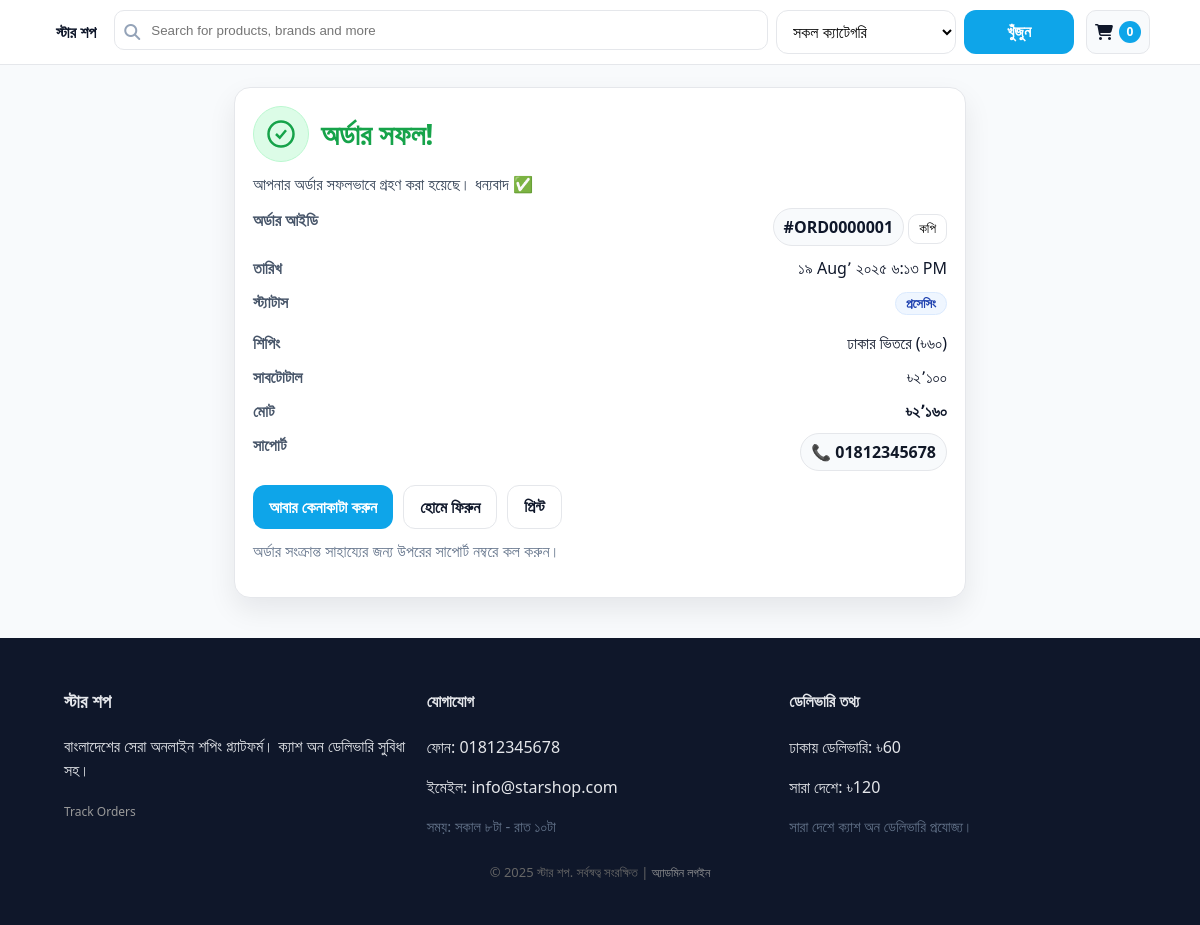
Page /success.php?id=1 on the committed database.
### tables this page shows
CREATE TABLE IF NOT EXISTS `settings` (
  `key` varchar(100) NOT NULL,
  `value` text DEFAULT NULL,
  PRIMARY KEY (`key`)
);

CREATE TABLE IF NOT EXISTS `orders` (
  `id` int(11) NOT NULL AUTO_INCREMENT,
  `order_code` varchar(20) DEFAULT NULL,
  `customer_name` varchar(255) NOT NULL,
  `mobile` varchar(30) NOT NULL,
  `address` text NOT NULL,
  `shipping_area` enum('dhaka','nationwide') NOT NULL DEFAULT 'dhaka',
  `shipping_fee` decimal(10,2) NOT NULL DEFAULT 0.00,
  `subtotal` decimal(10,2) NOT NULL DEFAULT 0.00,
  `total` decimal(10,2) NOT NULL DEFAULT 0.00,
  `payment_method` enum('COD') NOT NULL DEFAULT 'COD',
  `note` text DEFAULT NULL,
  `status` enum('pending','processing','shipped','delivered','cancelled') NOT NULL DEFAULT 'pending',
  `created_at` timestamp NOT NULL DEFAULT current_timestamp(),
  PRIMARY KEY (`id`),
  UNIQUE KEY `order_code` (`order_code`)
);

### config.php (called while the page is built, shortened)
<?php
function h($s){ return htmlspecialchars($s ?? '', ENT_QUOTES, 'UTF-8'); }
function money_bd($n){ return '৳'.number_format((float)$n, 0); }
?>

### success.php (the view, shortened to what this page needs)
<?php
require_once __DIR__.'/config.php';
$pdo = get_pdo();
$id  = (int)($_GET['id'] ?? 0);
$stm = $pdo->prepare("SELECT * FROM orders WHERE id=?");
$stm->execute([$id]);
$o = $stm->fetch();
$store_phone = (string)($pdo->query("SELECT value FROM settings WHERE `key`='store_phone'")->fetch()['value'] ?? '');
$ship_dhaka  = (float)($pdo->query("SELECT value FROM settings WHERE `key`='delivery_dhaka'")->fetch()['value'] ?? 60);
$ship_nat    = (float)($pdo->query("SELECT value FROM settings WHERE `key`='delivery_nationwide'")->fetch()['value'] ?? 120);
function bn_digits($s){
  return strtr((string)$s, ['0'=>'০','1'=>'১','2'=>'২','3'=>'৩','4'=>'৪','5'=>'৫','6'=>'৬','7'=>'৭','8'=>'৮','9'=>'৯', ','=>'٬']);
}
function bn_money($n){
  $n = round((float)$n);
  $s = number_format($n, 0, '.', ',');
  return '৳' . bn_digits($s);
}
function dateBD($ts){
  return bn_digits(date('d M, Y g:i A', is_numeric($ts)? (int)$ts : strtotime($ts)));
}
function status_view($raw){
  $s = strtolower(trim((string)$raw));
  $map = [
    'pending'    => ['পেন্ডিং','badge gray'],
    'processing' => ['প্রসেসিং','badge blue'],
    'packed'     => ['প্যাকড','badge blue'],
    'shipped'    => ['শিপড','badge indigo'],
    'delivered'  => ['ডেলিভারড','badge green'],
    'cancelled'  => ['ক্যানসেল্ড','badge red'],
    'canceled'   => ['ক্যানসেল্ড','badge red'],
    'returned'   => ['রিটার্নড','badge orange'],
  ];
  return $map[$s] ?? [($raw ?: 'অজানা'), 'badge gray'];
}
$ship_area_raw = strtolower(trim($o['shipping_area'] ?? $o['shipping_area_code'] ?? ''));
$ship_fee_raw  = $o['shipping_fee'] ?? $o['delivery_fee'] ?? $o['delivery_charge'] ?? null;
if ($ship_fee_raw === null || $ship_fee_raw === '') {
  if (in_array($ship_area_raw, ['nationwide','outside_dhaka','outside-dhaka'])) {
    $ship_fee = $ship_nat;
  } else {
    $ship_fee = $ship_dhaka;
    $ship_area_raw = $ship_area_raw ?: 'dhaka';
  }
} else {
  $ship_fee = (float)$ship_fee_raw;
}
$ship_area_label = (in_array($ship_area_raw, ['nationwide','outside_dhaka','outside-dhaka'])) ? 'সারা দেশে' : 'ঢাকার ভিতরে';
$grand_total = (float)($o['grand_total'] ?? $o['total'] ?? $o['payable'] ?? $o['amount'] ?? 0);
$subtotal    = $o['subtotal'] ?? $o['sub_total'] ?? $o['items_total'] ?? $o['total_without_shipping'] ?? null;
$subtotal = (float)$subtotal;
[$status_text, $status_class] = status_view($o['status'] ?? '');
include __DIR__.'/partials_header.php';
?>
<div id="od">
  <?php if(!$o): ?>
    <div class="card">
      <div class="head">
        <div class="tick">
          <svg viewBox="0 0 24 24" fill="none"><path d="M12 22c5.523 0 10-4.477 10-10S17.523 2 12 2 2 6.477 2 12s4.477 10 10 10Z" stroke="#16a34a" stroke-width="1.4"/></svg>
        </div>
        <h2>অর্ডার পাওয়া যায়নি</h2>
      </div>
      <p class="lead">লিংকটি সঠিক নয় বা অর্ডারটি নেই।</p>
      <div class="btnbar">
        <a class="btn primary" href="index.php">শপিং করুন</a>
        <a class="btn secondary" href="index.php">হোমে ফিরুন</a>
      </div>
    </div>
  <?php else: ?>
    <div class="card">
      <div class="head">
        <div class="tick">
          <svg viewBox="0 0 24 24" fill="none" stroke="currentColor" stroke-width="2">
            <circle cx="12" cy="12" r="10"></circle>
            <path d="M8 12l3 3 5-6"></path>
          </svg>
        </div>
        <h2>অর্ডার সফল!</h2>
      </div>
      <p class="lead">আপনার অর্ডার সফলভাবে গ্রহণ করা হয়েছে। ধন্যবাদ ✅</p>
      <div class="rows">
        <div class="row">
          <div class="lbl">অর্ডার আইডি</div>
          <div>
            <span class="chip" id="orderCode" data-code="<?php echo h($o['order_code']); ?>">
              #<?php echo h($o['order_code']); ?>
            </span>
            <button class="copy" id="btnCopy" type="button">কপি</button>
          </div>
        </div>
        <?php if(!empty($o['created_at'])): ?>
        <div class="row">
          <div class="lbl">তারিখ</div>
          <div><?php echo dateBD($o['created_at']); ?></div>
        </div>
        <?php endif; ?>
        <div class="row">
          <div class="lbl">স্ট্যাটাস</div>
          <div><span class="<?php echo $status_class; ?>"><?php echo $status_text; ?></span></div>
        </div>
        <div class="row">
          <div class="lbl">শিপিং</div>
          <div>
            <?php if ($ship_fee <= 0): ?>
              <span class="chip free">Free Shipping</span>
            <?php else: ?>
              <?php echo $ship_area_label; ?> (<?php echo bn_money($ship_fee); ?>)
            <?php endif; ?>
          </div>
        </div>
        <div class="row">
          <div class="lbl">সাবটোটাল</div>
          <div><?php echo bn_money($subtotal); ?></div>
        </div>
        <div class="row">
          <div class="lbl">মোট</div>
          <div><strong><?php echo bn_money($grand_total); ?></strong></div>
        </div>
        <?php if ($store_phone): ?>
        <div class="row">
          <div class="lbl">সাপোর্ট</div>
          <div><a href="tel:<?php echo h($store_phone); ?>" class="chip">📞 <?php echo h($store_phone); ?></a></div>
        </div>
        <?php endif; ?>
      </div>
      <div class="btnbar">
        <a class="btn primary" href="index.php">আবার কেনাকাটা করুন</a>
        <a class="btn secondary" href="index.php">হোমে ফিরুন</a>
        <button class="btn secondary" type="button" onclick="window.print()">প্রিন্ট</button>
      </div>
      <p class="help">অর্ডার সংক্রান্ত সাহায্যের জন্য উপরের সাপোর্ট নম্বরে কল করুন।</p>
    </div>
  <?php endif; ?>
</div>
<?php include __DIR__.'/partials_footer.php'; ?>

### partials_header.php (shortened to what this page needs)
<?php require_once __DIR__.'/config.php'; ?>
<!doctype html>
<html lang="bn">
<head>
  <link rel="stylesheet" href="https://cdnjs.cloudflare.com/ajax/libs/font-awesome/6.5.0/css/all.min.css">
  <link rel="stylesheet" href="<?php echo BASE_URL; ?>/assets/style.css">
</head>
<body>
<?php
  $pdo      = get_pdo();
  $app_name = $pdo->query("SELECT value FROM settings WHERE `key`='store_name'")->fetch()['value'] ?? 'ABC';
  $qParam   = trim($_GET['q']   ?? '');
  $catParam = $_GET['cat'] ?? '';
  $isAll    = ($catParam === '' || $catParam === null || (string)$catParam === '0');
?>
<header class="header">
  <div class="bar container">
    <div class="brand">
      <a href="<?php echo BASE_URL; ?>/index.php"><?php echo $app_name; ?></a>
    </div>
    <form class="search" id="searchForm" method="get" action="<?php echo BASE_URL; ?>/index.php" autocomplete="off">
      <div class="search-row">
        <div class="search-input">
          <i class="fa-solid fa-magnifying-glass"></i>
          <input id="searchInput" name="q" value="<?php echo h($qParam); ?>" placeholder="Search for products, brands and more">
        </div>
        <select name="cat" id="catFilter">
          <option value="" <?php echo $isAll ? 'selected' : ''; ?>>সকল ক্যাটেগরি</option>
        </select>
        <button class="btn" id="searchSubmit" type="submit">খুঁজুন</button>
      </div>
    </form>
    <div class="nav">
      <a class="btn secondary cart-btn" href="<?php echo BASE_URL; ?>/cart.php" aria-label="কার্ট">
        <i class="fa-solid fa-cart-shopping"></i>
        <span class="count" id="cartCount">0</span>
      </a>
    </div>
  </div>
</header>
<main>
  <div class="container">

### partials_footer.php
<?php
$pdo = get_pdo();
$store = [
 'name' => $pdo->query("SELECT value FROM settings WHERE `key`='store_name'")->fetch()['value'] ?? 'ABC',
 'phone' => $pdo->query("SELECT value FROM settings WHERE `key`='store_phone'")->fetch()['value'] ?? '',
 'about' => $pdo->query("SELECT value FROM settings WHERE `key`='store_about'")->fetch()['value'] ?? '',
 'delivery_dhaka' => $pdo->query("SELECT value FROM settings WHERE `key`='delivery_dhaka'")->fetch()['value'] ?? '60',
 'delivery_nationwide' => $pdo->query("SELECT value FROM settings WHERE `key`='delivery_nationwide'")->fetch()['value'] ?? '120',
 'cod_note' => $pdo->query("SELECT value FROM settings WHERE `key`='cod_note'")->fetch()['value'] ?? '',
];
?>
  </div>
</main>
<footer class="footer">
  <div class="container">
    <div class="cols">
      <div>
        <h3><?php echo h($store['name']); ?></h3>
        <p><?php echo h($store['about']); ?></p>
		<a href="<?php echo BASE_URL; ?>/track_orders.php"
         style="font-size:12px;color:#999;text-decoration:none;">
         Track Orders
		</a>
      </div>
      <div>
        <h4>যোগাযোগ</h4>
        <p>ফোন: <?php echo h($store['phone']); ?></p>
        <p>ইমেইল: <?php echo h($pdo->query("SELECT value FROM settings WHERE `key`='store_email'")->fetch()['value'] ?? ''); ?></p>
        <p class="small">সময়: সকাল ৮টা - রাত ১০টা</p>
      </div>
      <div>
        <h4>ডেলিভারি তথ্য</h4>
        <p>ঢাকায় ডেলিভারি: <?php echo money_bd($store['delivery_dhaka']); ?></p>
        <p>সারা দেশে: <?php echo money_bd($store['delivery_nationwide']); ?></p>
        <p class="small"><?php echo h($store['cod_note']); ?></p>
      </div>
    </div>
  <div class="container" style="text-align:center;padding:12px 0;color:#666;font-size:13px">
    <p style="margin:0; font-size:13px; color:#666;">
      &copy; <?php echo date('Y'); ?> <?php echo h($store['name']); ?>. সর্বস্বত্ব সংরক্ষিত |
      <a href="<?php echo BASE_URL; ?>/admin/login.php"
         style="font-size:12px;color:#999;text-decoration:none;">
         অ্যাডমিন লগইন
      </a>
    </p>
  </div>
  </div>
</footer>
</body>
</html>

### assets/style.css (style rules this page uses)
* { box-sizing: border-box; }
a { text-decoration: none; color: #111827; }
.header .bar { display: flex; align-items: center; gap: 14px; padding: 12px 20px; }
.brand { font-weight: 800; }
.search { flex: 1; }
input,select,textarea { width: 100%; padding: 10px 12px; border: 1px solid #e5e7eb; border-radius: 10px; background: #fff; }
.footer { padding: 30px 0; background: #0f172a; color: #e5e7eb; margin-top: 40px; }
.footer .cols { display: grid; grid-template-columns: repeat(3,1fr); gap: 16px; }
.nav { display: flex; gap: 10px; align-items: center; }
:root { --ctl-h: 44px; }
body { margin: 0; font-family: ui-sans-serif,system-ui,-apple-system,Segoe UI,Roboto; background: #f8fafc; color: #0f172a; line-height: 1.5; }
input[type="text"],input[type="search"],select,button.btn { height: var(--ctl-h); padding: 0 12px; font-size: 16px; border-radius: 12px; }
.header { position: sticky; top: 0; z-index: 50; background: rgba(255,255,255,.85); backdrop-filter: saturate(180%) blur(10px); border-bottom: 1px solid #e5e7eb; }
@media (min-width: 640px) { .search > div > select,.search > div > button.btn { width: auto; } }
@media (min-width: 640px) { .container { padding: 0 20px; } }
button.btn { background: #0ea5e9; color: #fff; border: none; font-weight: 600; cursor: pointer; transition: background .2s ease, box-shadow .2s ease; }
h2 { margin: 6px 0 8px; font-size: clamp(1.1rem, 1.5vw + .8rem, 1.6rem); line-height: 1.25; }
.small { color: #64748b; font-size: .92rem; }
.badge { margin-bottom: 6px; display: inline-block; padding: 4px 8px; border-radius: 999px; font-size: .82rem; line-height: 1; background: #eef2ff; color: #3730a3; border: 1px solid #e6e8ff; }
.btn { border: 1px solid #111827; background: #111827; color: #fff; display: inline-flex; align-items: center; justify-content: center; gap: 8px; min-height: 44px; padding: 0 16px; border-radius: 14px; font-weight: 600; text-decoration: none; cursor: pointer; transition: background .2s ease, box-shadow .2s ease, transform .02s ease; }
.card { border: 1px solid #e5e7eb; border-radius: 14px; background: #fff; overflow: hidden; transition: box-shadow .2s ease, transform .02s ease; }
.btn.primary { background: #0ea5e9; color: #fff; border: none; }
.btn.secondary { border-color: #e5e7eb; background: #f8fafc; color: #0f172a; border: 1px solid #e5e7eb; }
.container { max-width: 1100px; margin: 0 auto; padding: 0 16px; padding-inline: 14px; }
.btn.primary { background:#0ea5e9; color:#fff; border:none; }
.btn.secondary { background:#f8fafc; color:#0f172a; border:1px solid #e5e7eb; }

### partials_header.php (style rules this page uses)
:root { --blue:#0ea5e9; --blue-600:#0284c7; --border:#e5e7eb; --text:#0f172a; }
.header { position:sticky; top:0; z-index:50; background:#fff; border-bottom:1px solid var(--border); }
.header .bar { display:flex; align-items:center; gap:12px; padding:10px 0; }
.brand a { font-weight:800; color:var(--text); text-decoration:none; }
#searchForm { flex:1; }
.search-row { display:grid; grid-template-columns:1fr 180px 110px; gap:8px; }
.search-input { position:relative; }
.search-input i { position:absolute; left:10px; top:50%; transform:translateY(-50%); color:#94a3b8; }
.search-input input { width:100%; padding:10px 12px 10px 36px; min-height:40px; border:1px solid var(--border); border-radius:10px; }
.cart-btn { position:relative; display:inline-flex; align-items:center; gap:8px; text-decoration:none; padding:8px 10px; }
.cart-btn .count#cartCount { display:inline-flex; align-items:center; justify-content:center; min-width:22px; height:22px; padding:0 6px; border-radius:999px; background:var(--blue); color:#fff; font-weight:800; font-size:12px; }
@media (min-width:641px) { .cart-btn .count#cartCount { margin-left:0; } }
.brand a { display:inline-block; padding:4px 6px; }
@media (min-width:641px) { .cart-btn { padding:8px; border-radius:10px; background:#fff; border:1px solid #e5e7eb; gap:0; } }
@media (min-width:641px) { .cart-btn i { color:#0f172a; } }
@media (min-width:641px) { .cart-btn .count#cartCount { min-width:22px; height:22px; padding:0 6px; border-radius:999px; background:#0ea5e9; color:#fff; font-weight:800; font-size:12px; margin-left:6px; } }

### rows in the picture
settings: value "স্টার শপ"
orders: order_code "ORD0000001", created_at "১৯ Aug٬ ২০২৫ ৬:১৩ PM", shipping_area "ঢাকার ভিতরে", shipping_fee "৳৬০", subtotal "৳২٬১০০", total "৳২٬১৬০"
settings: value "01812345678"
settings: value "info@starshop.com"

### other values in the picture
$status_text "প্রসেসিং"
$store['name'] "স্টার শপ"
$store['about'] "বাংলাদেশের সেরা অনলাইন শপিং প্ল্যাটফর্ম। ক্যাশ অন ডেলিভারি সুবিধা সহ।"
$store['phone'] "01812345678"
money_bd($store['delivery_dhaka']) "৳60"
money_bd($store['delivery_nationwide']) "৳120"
$store['cod_note'] "সারা দেশে ক্যাশ অন ডেলিভারি প্রযোজ্য।"
